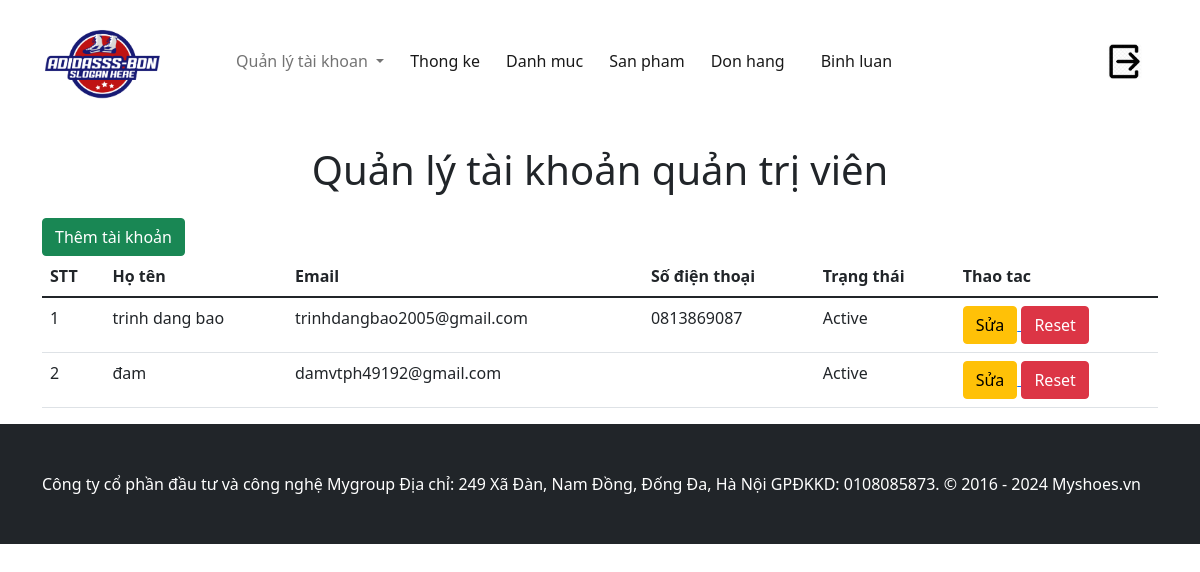
The app's page /admin/?act=list-tai-khoan-quan-tri (signed in) with its own data.
### tables this page shows
CREATE TABLE `tai_khoans` (
  `id` int NOT NULL,
  `ho_ten` varchar(255) NOT NULL,
  `anh_dai_dien` text,
  `ngay_sinh` date DEFAULT NULL,
  `email` varchar(255) NOT NULL,
  `so_dien_thoai` varchar(20) DEFAULT NULL,
  `gioi_tinh` tinyint(1) NOT NULL DEFAULT '1',
  `dia_chi` text,
  `mat_khau` varchar(255) NOT NULL,
  `chuc_vu_id` int NOT NULL,
  `trang_thai` tinyint(1) NOT NULL DEFAULT '1'
);

### admin/controller/AdminTaiKhoanController.php (called while the page is built, shortened)
<?php
class AdminTaiKhoanController
{
    public $modelTaiKhoan;
    public function __construct()
    {
        $this->modelTaiKhoan = new AdminTaiKhoan();
    }
    public function danhSachQuanTri()
    {
        $listQuanTri = $this->modelTaiKhoan->getAllTaiKhoan(1);
        require_once './view/taikhoan/quantri/listQuantri.php';
    }
}

### commons/function.php (called while the page is built, shortened)
<?php
function connectDB() {
    $host = DB_HOST;
    $port = DB_PORT;
    $dbname = DB_NAME;
    try {
        $conn = new PDO("mysql:host=$host;port=$port;dbname=$dbname", DB_USERNAME, DB_PASSWORD);
        $conn->setAttribute(PDO::ATTR_ERRMODE, PDO::ERRMODE_EXCEPTION);
        $conn->setAttribute(PDO::ATTR_DEFAULT_FETCH_MODE, PDO::FETCH_ASSOC);
        return $conn;
    } catch (PDOException $e) {
        echo ("Connection failed: " . $e->getMessage());
    }
}

### admin/model/AdminTaiKhoan.php (called while the page is built, shortened)
<?php
class AdminTaiKhoan
{
    public $conn;
    public function __construct()
    {
        $this->conn = connectDB();
    }
    public function getAllTaiKhoan($chuc_vu_id)
    {
        try {
            $sql = 'SELECT * FROM tai_khoans WHERE chuc_vu_id = :chuc_vu_id';
            $stmt = $this->conn->prepare($sql);
            $stmt->execute([':chuc_vu_id' => $chuc_vu_id]);
            return $stmt->fetchAll();
        } catch (Exception $e) {
            echo "Loi" . $e->getMessage();
        }
    }
}

### admin/view/taikhoan/quantri/listQuantri.php (the view)
<div class="container">
  <h1 class="my-4 text-center">Quản lý tài khoản quản trị viên</h1>
  <a href="<?= BASE_URL_AMIN . '?act=form-them-quan-tri' ?>"><button class="btn btn-success">Thêm tài khoản</button></a>
  <table class="table">
    <thead>
      <tr>
        <th scope="col">STT</th>
        <th scope="col">Họ tên</th>
        <th scope="col">Email</th>
        <th scope="col">Số điện thoại</th>
        <th scope="col">Trạng thái</th>
        <th scope="col">Thao tac</th>
      </tr>
    </thead>
    <tbody>
      <?php foreach ($listQuanTri as $key => $quanTri) : ?>
        <tr>
          <td><?= $key + 1 ?></td>
          <td><?= $quanTri['ho_ten'] ?></td>
          <td><?= $quanTri['email'] ?></td>
          <td><?= $quanTri['so_dien_thoai'] ?></td>
          <td><?= $quanTri['trang_thai'] == 1 ? 'Active' : 'Inactive' ?></td>
          <td>
            <a href="<?= BASE_URL_AMIN . '?act=form-sua-quan-tri&id_quan_tri=' . $quanTri['id'] ?>">
              <button class="btn btn-warning">Sửa</button>
            </a>
            <a href="<?= BASE_URL_AMIN . '?act=reset-pasword&id_quan_tri=' . $quanTri['id'] ?>"
            onclick="return confirm('bạn có muốn reset password của tài khỏa hay khong ?')">
              <button class="btn btn-danger">Reset</button>
            </a>
          </td>
        </tr>
      <?php endforeach ?>
    </tbody>
  </table>
</div>

### records on screen
tai_khoans: ho_ten "trinh dang bao", email "trinhdangbao2005@gmail.com", so_dien_thoai "0813869087", trang_thai "Active"
tai_khoans: ho_ten "đam", email "damvtph49192@gmail.com", trang_thai "Active"
